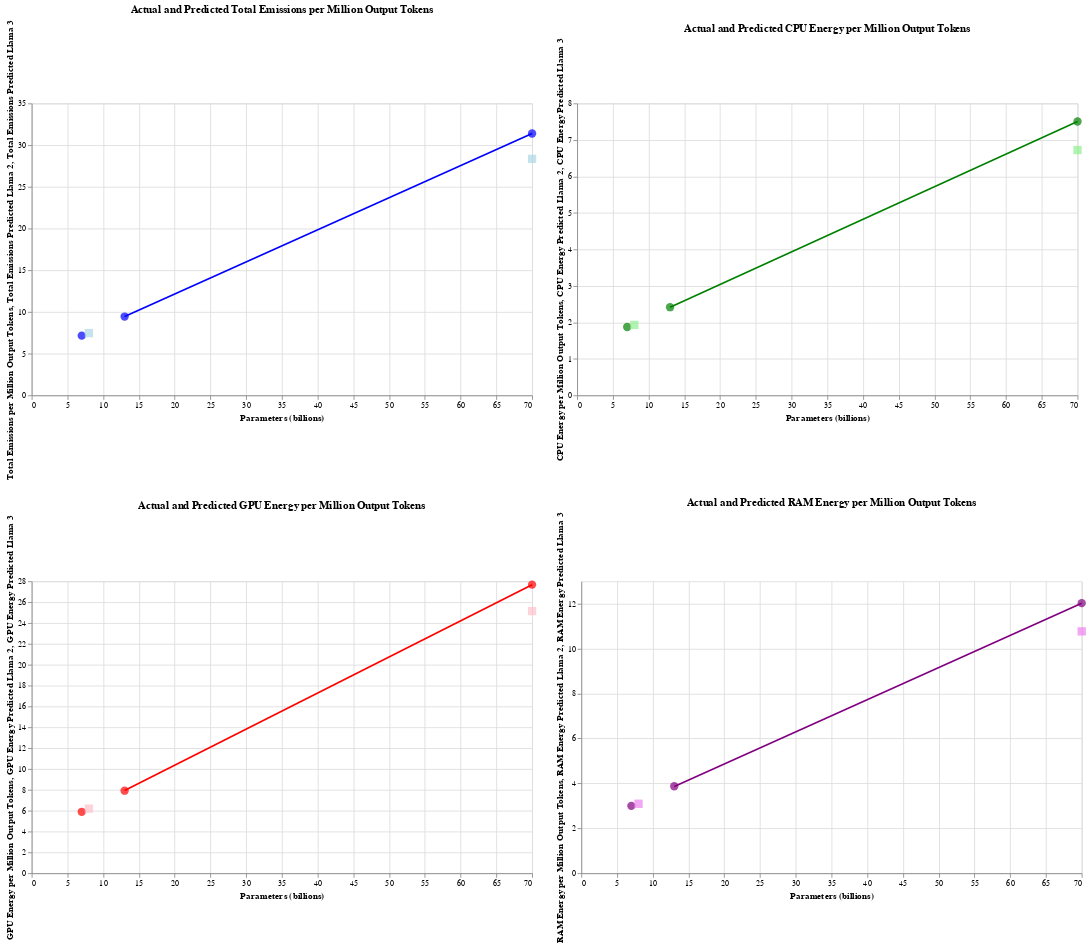

Write notebook code for a chart like this one.
### Code cell
# Define chart width and height
chart_width = 600
chart_height = 350

# Create scatter and line plots for each emission type per million output tokens
charts = []
for emission_type, colors in zip(['Total Emissions', 'CPU Energy', 'GPU Energy', 'RAM Energy'],
                                [('blue', 'lightblue'), ('green', 'lightgreen'), ('red', 'pink'), ('purple', 'violet')]):
    scatter_llama2 = alt.Chart(vis_data[vis_data['Model Type'] == 'Llama 2']).mark_circle(size=100, color=colors[0], filled=True).encode(
        x='Parameters (billions)',
        y=f'{emission_type} per Million Output Tokens',
        tooltip=['Parameters (billions)', f'{emission_type} per Million Output Tokens']
    )
    
    scatter_llama3 = alt.Chart(vis_data[vis_data['Model Type'] == 'Llama 3']).mark_square(size=100, color=colors[1], filled=True).encode(
        x='Parameters (billions)',
        y=f'{emission_type} per Million Output Tokens',
        tooltip=['Parameters (billions)', f'{emission_type} per Million Output Tokens']
    )
    
    # Create line plots for predicted emissions
    line_llama2 = alt.Chart(vis_data).mark_line(color=colors[0]).encode(
        x='Parameters (billions)',
        y=f'{emission_type} Predicted Llama 2',
        tooltip=['Parameters (billions)', f'{emission_type} Predicted Llama 2']
    )
    
    line_llama3 = alt.Chart(vis_data).mark_line(color=colors[1], strokeDash=[5, 5]).encode(
        x='Parameters (billions)',
        y=f'{emission_type} Predicted Llama 3',
        tooltip=['Parameters (billions)', f'{emission_type} Predicted Llama 3']
    )
    
    charts.append((scatter_llama2 + scatter_llama3 + line_llama2 + line_llama3).properties(
        title=f'Actual and Predicted {emission_type} per Million Output Tokens',
        width=chart_width,
        height=chart_height
    ))

# Arrange the charts in a 2x2 grid
grid_chart = alt.vconcat(
    alt.hconcat(charts[0], charts[1]),
    alt.hconcat(charts[2], charts[3])
).resolve_scale(
    y='independent'
)

grid_chart.show()

### Figure 1 — Vega-Lite specification as saved in the notebook (floating-point values rounded to 4 significant figures)
{"config": {"view": {"continuousWidth": 300, "continuousHeight": 300}}, "vconcat": [{"hconcat": [{"layer": [{"data": {"name": "data-744f502b7748a88c3c9efd6c31779f97"}, "mark": {"type": "circle", "color": "blue", "filled": true, "size": 100}, "encoding": {"tooltip": [{"field": "Parameters (billions)", "type": "quantitative"}, {"field": "Total Emissions per Million Output Tokens", "type": "quantitative"}], "x": {"field": "Parameters (billions)", "type": "quantitative"}, "y": {"field": "Total Emissions per Million Output Tokens", "type": "quantitative"}}}, {"data": {"name": "data-65f458484a07e4910b59b470098fffd1"}, "mark": {"type": "square", "color": "lightblue", "filled": true, "size": 100}, "encoding": {"tooltip": [{"field": "Parameters (billions)", "type": "quantitative"}, {"field": "Total Emissions per Million Output Tokens", "type": "quantitative"}], "x": {"field": "Parameters (billions)", "type": "quantitative"}, "y": {"field": "Total Emissions per Million Output Tokens", "type": "quantitative"}}}, {"data": {"name": "data-a055e7e51a289277658ae6431c06d23f"}, "mark": {"type": "line", "color": "blue"}, "encoding": {"tooltip": [{"field": "Parameters (billions)", "type": "quantitative"}, {"field": "Total Emissions Predicted Llama 2", "type": "quantitative"}], "x": {"field": "Parameters (billions)", "type": "quantitative"}, "y": {"field": "Total Emissions Predicted Llama 2", "type": "quantitative"}}}, {"data": {"name": "data-a055e7e51a289277658ae6431c06d23f"}, "mark": {"type": "line", "color": "lightblue", "strokeDash": [5, 5]}, "encoding": {"tooltip": [{"field": "Parameters (billions)", "type": "quantitative"}, {"field": "Total Emissions Predicted Llama 3", "type": "quantitative"}], "x": {"field": "Parameters (billions)", "type": "quantitative"}, "y": {"field": "Total Emissions Predicted Llama 3", "type": "quantitative"}}}], "height": 350, "title": "Actual and Predicted Total Emissions per Million Output Tokens", "width": 600}, {"layer": [{"data": {"name": "data-744f502b7748a88c3c9efd6c31779f97"}, "mark": {"type": "circle", "color": "green", "filled": true, "size": 100}, "encoding": {"tooltip": [{"field": "Parameters (billions)", "type": "quantitative"}, {"field": "CPU Energy per Million Output Tokens", "type": "quantitative"}], "x": {"field": "Parameters (billions)", "type": "quantitative"}, "y": {"field": "CPU Energy per Million Output Tokens", "type": "quantitative"}}}, {"data": {"name": "data-65f458484a07e4910b59b470098fffd1"}, "mark": {"type": "square", "color": "lightgreen", "filled": true, "size": 100}, "encoding": {"tooltip": [{"field": "Parameters (billions)", "type": "quantitative"}, {"field": "CPU Energy per Million Output Tokens", "type": "quantitative"}], "x": {"field": "Parameters (billions)", "type": "quantitative"}, "y": {"field": "CPU Energy per Million Output Tokens", "type": "quantitative"}}}, {"data": {"name": "data-a055e7e51a289277658ae6431c06d23f"}, "mark": {"type": "line", "color": "green"}, "encoding": {"tooltip": [{"field": "Parameters (billions)", "type": "quantitative"}, {"field": "CPU Energy Predicted Llama 2", "type": "quantitative"}], "x": {"field": "Parameters (billions)", "type": "quantitative"}, "y": {"field": "CPU Energy Predicted Llama 2", "type": "quantitative"}}}, {"data": {"name": "data-a055e7e51a289277658ae6431c06d23f"}, "mark": {"type": "line", "color": "lightgreen", "strokeDash": [5, 5]}, "encoding": {"tooltip": [{"field": "Parameters (billions)", "type": "quantitative"}, {"field": "CPU Energy Predicted Llama 3", "type": "quantitative"}], "x": {"field": "Parameters (billions)", "type": "quantitative"}, "y": {"field": "CPU Energy Predicted Llama 3", "type": "quantitative"}}}], "height": 350, "title": "Actual and Predicted CPU Energy per Million Output Tokens", "width": 600}]}, {"hconcat": [{"layer": [{"data": {"name": "data-744f502b7748a88c3c9efd6c31779f97"}, "mark": {"type": "circle", "color": "red", "filled": true, "size": 100}, "encoding": {"tooltip": [{"field": "Parameters (billions)", "type": "quantitative"}, {"field": "GPU Energy per Million Output Tokens", "type": "quantitative"}], "x": {"field": "Parameters (billions)", "type": "quantitative"}, "y": {"field": "GPU Energy per Million Output Tokens", "type": "quantitative"}}}, {"data": {"name": "data-65f458484a07e4910b59b470098fffd1"}, "mark": {"type": "square", "color": "pink", "filled": true, "size": 100}, "encoding": {"tooltip": [{"field": "Parameters (billions)", "type": "quantitative"}, {"field": "GPU Energy per Million Output Tokens", "type": "quantitative"}], "x": {"field": "Parameters (billions)", "type": "quantitative"}, "y": {"field": "GPU Energy per Million Output Tokens", "type": "quantitative"}}}, {"data": {"name": "data-a055e7e51a289277658ae6431c06d23f"}, "mark": {"type": "line", "color": "red"}, "encoding": {"tooltip": [{"field": "Parameters (billions)", "type": "quantitative"}, {"field": "GPU Energy Predicted Llama 2", "type": "quantitative"}], "x": {"field": "Parameters (billions)", "type": "quantitative"}, "y": {"field": "GPU Energy Predicted Llama 2", "type": "quantitative"}}}, {"data": {"name": "data-a055e7e51a289277658ae6431c06d23f"}, "mark": {"type": "line", "color": "pink", "strokeDash": [5, 5]}, "encoding": {"tooltip": [{"field": "Parameters (billions)", "type": "quantitative"}, {"field": "GPU Energy Predicted Llama 3", "type": "quantitative"}], "x": {"field": "Parameters (billions)", "type": "quantitative"}, "y": {"field": "GPU Energy Predicted Llama 3", "type": "quantitative"}}}], "height": 350, "title": "Actual and Predicted GPU Energy per Million Output Tokens", "width": 600}, {"layer": [{"data": {"name": "data-744f502b7748a88c3c9efd6c31779f97"}, "mark": {"type": "circle", "color": "purple", "filled": true, "size": 100}, "encoding": {"tooltip": [{"field": "Parameters (billions)", "type": "quantitative"}, {"field": "RAM Energy per Million Output Tokens", "type": "quantitative"}], "x": {"field": "Parameters (billions)", "type": "quantitative"}, "y": {"field": "RAM Energy per Million Output Tokens", "type": "quantitative"}}}, {"data": {"name": "data-65f458484a07e4910b59b470098fffd1"}, "mark": {"type": "square", "color": "violet", "filled": true, "size": 100}, "encoding": {"tooltip": [{"field": "Parameters (billions)", "type": "quantitative"}, {"field": "RAM Energy per Million Output Tokens", "type": "quantitative"}], "x": {"field": "Parameters (billions)", "type": "quantitative"}, "y": {"field": "RAM Energy per Million Output Tokens", "type": "quantitative"}}}, {"data": {"name": "data-a055e7e51a289277658ae6431c06d23f"}, "mark": {"type": "line", "color": "purple"}, "encoding": {"tooltip": [{"field": "Parameters (billions)", "type": "quantitative"}, {"field": "RAM Energy Predicted Llama 2", "type": "quantitative"}], "x": {"field": "Parameters (billions)", "type": "quantitative"}, "y": {"field": "RAM Energy Predicted Llama 2", "type": "quantitative"}}}, {"data": {"name": "data-a055e7e51a289277658ae6431c06d23f"}, "mark": {"type": "line", "color": "violet", "strokeDash": [5, 5]}, "encoding": {"tooltip": [{"field": "Parameters (billions)", "type": "quantitative"}, {"field": "RAM Energy Predicted Llama 3", "type": "quantitative"}], "x": {"field": "Parameters (billions)", "type": "quantitative"}, "y": {"field": "RAM Energy Predicted Llama 3", "type": "quantitative"}}}], "height": 350, "title": "Actual and Predicted RAM Energy per Million Output Tokens", "width": 600}]}], "resolve": {"scale": {"y": "independent"}}, "$schema": "https://vega.github.io/schema/vega-lite/v5.17.0.json", "datasets": {"data-744f502b7748a88c3c9efd6c31779f97": [{"Parameters (billions)": 70, "Model Type": "Llama 2", "Total Emissions per Million Output Tokens": 31.39, "CPU Energy per Million Output Tokens": 7.505, "GPU Energy per Million Output Tokens": 27.68, "RAM Energy per Million Output Tokens": 12.03, "Total Emissions Predicted Llama 2": 31.39, "Total Emissions Predicted Llama 3": null, "CPU Energy Predicted Llama 2": 7.506, "CPU Energy Predicted Llama 3": null, "GPU Energy Predicted Llama 2": 27.68, "GPU Energy Predicted Llama 3": null, "RAM Energy Predicted Llama 2": 12.03, "RAM Energy Predicted Llama 3": null}, {"Parameters (billions)": 13, "Model Type": "Llama 2", "Total Emissions per Million Output Tokens": 9.443, "CPU Energy per Million Output Tokens": 2.416, "GPU Energy per Million Output Tokens": 7.915, "RAM Energy per Million Output Tokens": 3.871, "Total Emissions Predicted Llama 2": 9.454, "Total Emissions Predicted Llama 3": null, "CPU Energy Predicted Llama 2": 2.412, "CPU Energy Predicted Llama 3": null, "GPU Energy Predicted Llama 2": 7.942, "GPU Energy Predicted Llama 3": null, "RAM Energy Predicted Llama 2": 3.865, "RAM Energy Predicted Llama 3": null}, {"Parameters (billions)": 7, "Model Type": "Llama 2", "Total Emissions per Million Output Tokens": 7.155, "CPU Energy per Million Output Tokens": 1.872, "GPU Energy per Million Output Tokens": 5.889, "RAM Energy per Million Output Tokens": 3.0, "Total Emissions Predicted Llama 2": 7.145, "Total Emissions Predicted Llama 3": null, "CPU Energy Predicted Llama 2": 1.876, "CPU Energy Predicted Llama 3": null, "GPU Energy Predicted Llama 2": 5.864, "GPU Energy Predicted Llama 3": null, "RAM Energy Predicted Llama 2": 3.005, "RAM Energy Predicted Llama 3": null}], "data-65f458484a07e4910b59b470098fffd1": [{"Parameters (billions)": 70, "Model Type": "Llama 3", "Total Emissions per Million Output Tokens": 28.35, "CPU Energy per Million Output Tokens": 6.722, "GPU Energy per Million Output Tokens": 25.14, "RAM Energy per Million Output Tokens": 10.77, "Total Emissions Predicted Llama 2": null, "Total Emissions Predicted Llama 3": 28.35, "CPU Energy Predicted Llama 2": null, "CPU Energy Predicted Llama 3": 6.722, "GPU Energy Predicted Llama 2": null, "GPU Energy Predicted Llama 3": 25.14, "RAM Energy Predicted Llama 2": null, "RAM Energy Predicted Llama 3": 10.77}, {"Parameters (billions)": 8, "Model Type": "Llama 3", "Total Emissions per Million Output Tokens": 7.458, "CPU Energy per Million Output Tokens": 1.93, "GPU Energy per Million Output Tokens": 6.195, "RAM Energy per Million Output Tokens": 3.092, "Total Emissions Predicted Llama 2": null, "Total Emissions Predicted Llama 3": 7.458, "CPU Energy Predicted Llama 2": null, "CPU Energy Predicted Llama 3": 1.93, "GPU Energy Predicted Llama 2": null, "GPU Energy Predicted Llama 3": 6.195, "RAM Energy Predicted Llama 2": null, "RAM Energy Predicted Llama 3": 3.092}], "data-a055e7e51a289277658ae6431c06d23f": [{"Parameters (billions)": 70, "Model Type": "Llama 2", "Total Emissions per Million Output Tokens": 31.39, "CPU Energy per Million Output Tokens": 7.505, "GPU Energy per Million Output Tokens": 27.68, "RAM Energy per Million Output Tokens": 12.03, "Total Emissions Predicted Llama 2": 31.39, "Total Emissions Predicted Llama 3": null, "CPU Energy Predicted Llama 2": 7.506, "CPU Energy Predicted Llama 3": null, "GPU Energy Predicted Llama 2": 27.68, "GPU Energy Predicted Llama 3": null, "RAM Energy Predicted Llama 2": 12.03, "RAM Energy Predicted Llama 3": null}, {"Parameters (billions)": 13, "Model Type": "Llama 2", "Total Emissions per Million Output Tokens": 9.443, "CPU Energy per Million Output Tokens": 2.416, "GPU Energy per Million Output Tokens": 7.915, "RAM Energy per Million Output Tokens": 3.871, "Total Emissions Predicted Llama 2": 9.454, "Total Emissions Predicted Llama 3": null, "CPU Energy Predicted Llama 2": 2.412, "CPU Energy Predicted Llama 3": null, "GPU Energy Predicted Llama 2": 7.942, "GPU Energy Predicted Llama 3": null, "RAM Energy Predicted Llama 2": 3.865, "RAM Energy Predicted Llama 3": null}, {"Parameters (billions)": 7, "Model Type": "Llama 2", "Total Emissions per Million Output Tokens": 7.155, "CPU Energy per Million Output Tokens": 1.872, "GPU Energy per Million Output Tokens": 5.889, "RAM Energy per Million Output Tokens": 3.0, "Total Emissions Predicted Llama 2": 7.145, "Total Emissions Predicted Llama 3": null, "CPU Energy Predicted Llama 2": 1.876, "CPU Energy Predicted Llama 3": null, "GPU Energy Predicted Llama 2": 5.864, "GPU Energy Predicted Llama 3": null, "RAM Energy Predicted Llama 2": 3.005, "RAM Energy Predicted Llama 3": null}, {"Parameters (billions)": 70, "Model Type": "Llama 3", "Total Emissions per Million Output Tokens": 28.35, "CPU Energy per Million Output Tokens": 6.722, "GPU Energy per Million Output Tokens": 25.14, "RAM Energy per Million Output Tokens": 10.77, "Total Emissions Predicted Llama 2": null, "Total Emissions Predicted Llama 3": 28.35, "CPU Energy Predicted Llama 2": null, "CPU Energy Predicted Llama 3": 6.722, "GPU Energy Predicted Llama 2": null, "GPU Energy Predicted Llama 3": 25.14, "RAM Energy Predicted Llama 2": null, "RAM Energy Predicted Llama 3": 10.77}, {"Parameters (billions)": 8, "Model Type": "Llama 3", "Total Emissions per Million Output Tokens": 7.458, "CPU Energy per Million Output Tokens": 1.93, "GPU Energy per Million Output Tokens": 6.195, "RAM Energy per Million Output Tokens": 3.092, "Total Emissions Predicted Llama 2": null, "Total Emissions Predicted Llama 3": 7.458, "CPU Energy Predicted Llama 2": null, "CPU Energy Predicted Llama 3": 1.93, "GPU Energy Predicted Llama 2": null, "GPU Energy Predicted Llama 3": 6.195, "RAM Energy Predicted Llama 2": null, "RAM Energy Predicted Llama 3": 3.092}]}}
